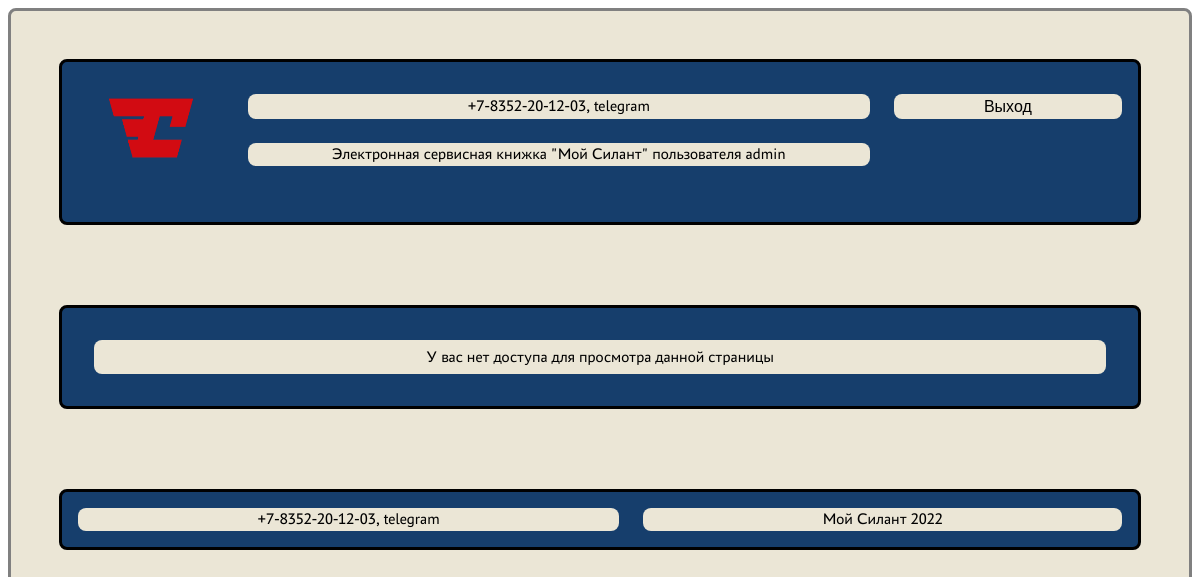
The page /home/1 (signed in) on the database as committed earlier.
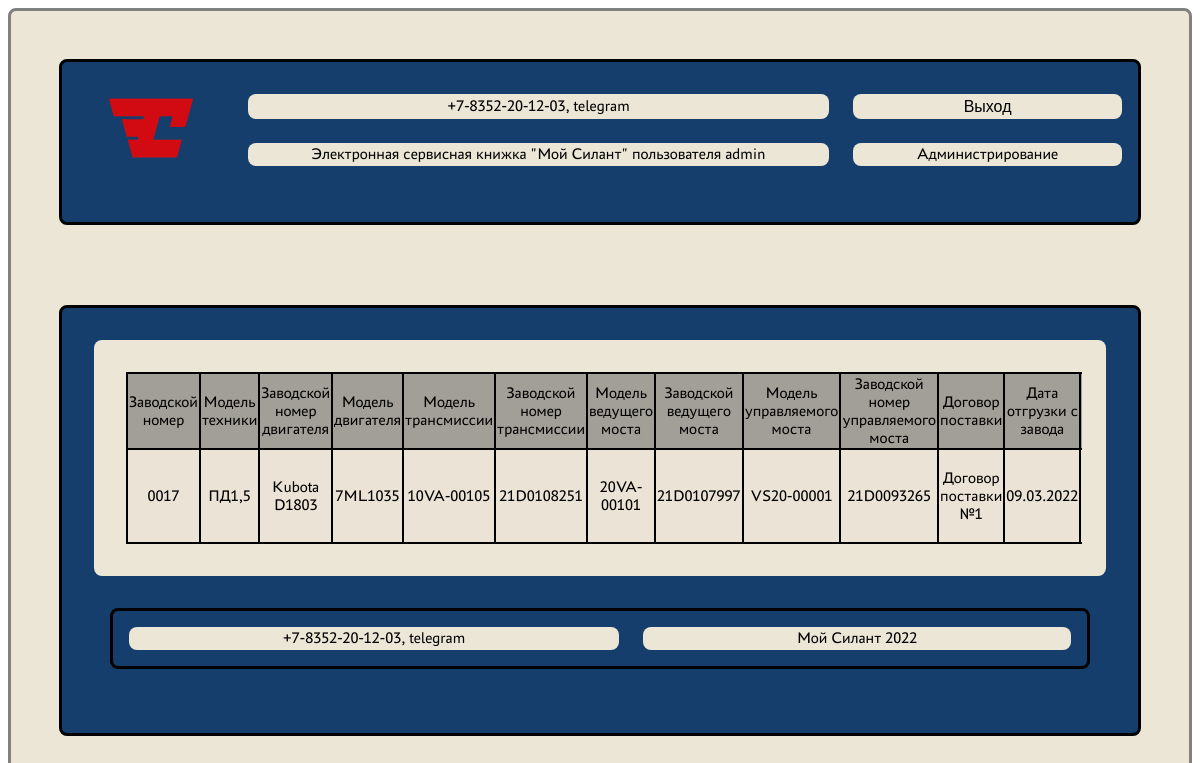
The same page on the database as committed later.
### loader_service/models.py (models this page shows)
class Machine(models.Model):
    equipment_number = models.CharField(max_length=256, unique=True)
    equipment_model = models.ForeignKey('EquipmentModel', on_delete=models.CASCADE)
    engine_model = models.ForeignKey('EngineModel', on_delete=models.CASCADE)
    engine_number = models.CharField(max_length=256)
    transmission_model = models.ForeignKey('TransmissionModel', on_delete=models.CASCADE)
    transmission_number = models.CharField(max_length=256)
    driving_axle_model = models.ForeignKey('DrivingAxleModel', on_delete=models.CASCADE)
    driving_axle_number = models.CharField(max_length=256)
    control_axle_model = models.ForeignKey('ControlAxleModel', on_delete=models.CASCADE)
    control_axle_number = models.CharField(max_length=256)
    shipment_contract = models.CharField(max_length=256)
    shipment_out_date = models.DateField()
    consignee = models.CharField(max_length=256)
    shipment_adress = models.CharField(max_length=256)
    options = models.TextField(blank=True)
    client = models.ForeignKey(Profile, on_delete=models.CASCADE)
    service_company = models.ForeignKey("ServiceCompany", on_delete=models.CASCADE)
    def __str__(self):
        return f'Модель {self.equipment_model} №{self.equipment_number}'

class EquipmentModel(models.Model):
    title = models.CharField(max_length=256)
    description = models.TextField()
    def __str__(self):
        return self.title

class EngineModel(models.Model):
    title = models.CharField(max_length=256)
    description = models.TextField()
    def __str__(self):
        return self.title

class TransmissionModel(models.Model):
    title = models.CharField(max_length=256)
    description = models.TextField()
    def __str__(self):
        return self.title

class DrivingAxleModel(models.Model):
    title = models.CharField(max_length=256)
    description = models.TextField()
    def __str__(self):
        return self.title

class ControlAxleModel(models.Model):
    title = models.CharField(max_length=256)
    description = models.TextField()
    def __str__(self):
        return self.title

### loader_service/views.py (the view)
# urls.py: path("<int:pk>", MachineDetailView.as_view(), name='machines_detail'),
class MachineDetailView(LoginRequiredMixin, DetailView):
    raise_exception = True
    model = Machine
    context_object_name = 'machine_detail'
    template_name = 'machines_detail.html'
    queryset = Machine.objects.all()

### loader_service/models.py (called while the page is built)
    def __str__(self):
        return self.title

### templates/machines_detail.html (shortened to what this page needs)
{% extends 'flatpages/default.html' %}
{% block body %}
{% if user.role == "CL" and machine_detail.client != user %}
    <div>У вас нет доступа для просмотра данной страницы</div>
{% elif user.role == "SR" and machine_detail.service_company.profile != user %}
    <div>У вас нет доступа для просмотра данной страницы</div>
{% else %}
<div>
    <div class="table">
        <table border="1">
            <tr>
                <td>Заводской номер</td>
                <td>Модель техники</td>
                <td>Заводской номер двигателя</td>
                <td>Модель двигателя</td>
                <td>Модель трансмиссии</td>
                <td>Заводской номер трансмиссии</td>
                <td>Модель ведущего моста</td>
                <td>Заводской ведущего моста</td>
                <td>Модель управляемого моста</td>
                <td>Заводской номер управляемого моста</td>
                <td>Договор поставки</td>
                <td>Дата отгрузки с завода</td>
            </tr>
            <tr>
                <td>{{ machine_detail.equipment_number }}</td>
                <td>{{ machine_detail.equipment_model }}</td>
                <td>{{ machine_detail.engine_model }}</td>
                <td>{{ machine_detail.engine_number }}</td>
                <td>{{ machine_detail.transmission_model }}</td>
                <td>{{ machine_detail.transmission_number }}</td>
                <td>{{ machine_detail.driving_axle_model }}</td>
                <td>{{ machine_detail.driving_axle_number }}</td>
                <td>{{ machine_detail.control_axle_model }}</td>
                <td>{{ machine_detail.control_axle_number }}</td>
                <td>{{ machine_detail.shipment_contract }}</td>
                <td>{{ machine_detail.shipment_out_date|date:"d.m.Y" }}</td>
            </tr>
        </table>
    </div>
{% endif %}
{% endblock body %}

### templates/flatpages/default.html (shortened to what this page needs)
<!DOCTYPE html>
<html lang="en">
<head>
    {% load static %}
    <link href="{% static 'assets/css/main.css' %}" rel="stylesheet" />
</head>
<body>
    <div class="plane">
        <header class="grid-wrapper-header">
            <div>
                <a href="/home/"><img src="{% static 'assets/icons/Logotype accent RGB 2.png' %}" alt="logo silant" width="100" height="100"></a>
            </div>
            <div class="inner-grid-header">
                <span>+7-8352-20-12-03, telegram</span>
                {% if user.is_authenticated %}
                <span>
                    <form method="post" action="{% url 'logout' %}">
                        <button class="inform" type="submit">Выход</button>
                    </form>
                </span>
                {% else %}
                <span><a href="/auth/login/">Авторизация</a></span>
                {% endif %}
                <span>Электронная сервисная книжка "Мой Силант"{% if user.is_authenticated %} пользователя {{ user.username }}{% endif %}</span>
                {% if user.is_authenticated and user.role != 'CL' %}
                    <span><a href="/administration/">Администрирование</a></span>
                {% endif %}
            </div>
        </header>
        <div class="main-panel">
            {% block body %}{% endblock body %}
        </div>
        <footer>
            <span>+7-8352-20-12-03, telegram</span>
            <span>Мой Силант 2022</span>
        </footer>
    </div>
</body>
</html>

Rows that differ between the two databases and show on the page:
changed Profile "admin": role "CL" → "MG" (drawn)
now on this page (row unchanged): Machine: equipment_number "0017", equipment_model "ПД1,5", engine_model "Kubota D1803", engine_number "7ML1035", transmission_model "10VA-00105", transmission_number "21D0108251", driving_axle_model "20VA-00101", driving_axle_number "21D0107997", control_axle_model "VS20-00001", control_axle_number "21D0093265", shipment_contract "Договор поставки №1", shipment_out_date "09.03.2022"
Other text that changed with them:
text no longer shown: "У вас нет доступа для просмотра данной страницы"
text now shown: "Администрирование Заводской номер Модель техники Заводской номер двигателя Модель двигателя Модель трансмиссии Заводской номер трансмиссии Модель ведущего моста Заводской ведущего моста Модель управляемого моста Заводской номер управляемого моста Договор поставки Дата отгрузки с завода"
